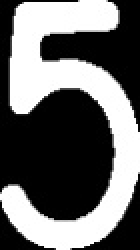
#> input picture Five.jpg, 70 x 125 px (shown 2 times larger)
$ python -i Cards.py   (imports and definitions only)
#> lines starting #> are read from the running program, lines starting #| are printed output that depends on the picture; after the words box and inside, x2 and y2 are one past the last pixel; in counts of white or black regions, pixels touching at a corner belong together
#> further down, picture is the input picture: shape (125, 70, 3); min 0, max 255, mean 107.6
############## Playing Card Detector Functions ###############
#
# Author: Evan Juras
# Date: 9/5/17
# Description: Functions and classes for CardDetector.py that perform
# various steps of the card detection algorithm


# Import necessary packages
import numpy as np
import cv2
import time

### Constants ###

# Adaptive threshold levels
BKG_THRESH = 60
CARD_THRESH = 30

# Width and height of card corner, where rank and suit are
CORNER_WIDTH = 32
CORNER_HEIGHT = 84

# Dimensions of rank train images
RANK_WIDTH = 70
RANK_HEIGHT = 125

# Dimensions of suit train images
SUIT_WIDTH = 70
SUIT_HEIGHT = 100

RANK_DIFF_MAX = 2000
SUIT_DIFF_MAX = 700

CARD_MAX_AREA = 120000
CARD_MIN_AREA = 25000

font = cv2.FONT_HERSHEY_SIMPLEX

# New GameStats class for tracking running count
class GameStats:
    """A class to keep track of game statistics, including the running count."""
    def __init__(self):
        self.running_count = 0

    # [6 lines left out: function update_running_count, not called in this run]

# Instance of GameStats to be used globally
game_stats = GameStats()

### Structures to hold query card and train card information ###

class Query_card:
    """Structure to store information about query cards in the camera image."""

    # [12 lines left out: function __init__, not called in this run]

class Train_ranks:
    """Structure to store information about train rank images."""

# [37 lines left out: function match_card, not called in this run]

class Train_suits:
    """Structure to store information about train suit images."""

    def __init__(self):
        self.img = [] # Thresholded, sized suit image loaded from hard drive
        self.name = "Placeholder"

### Functions ###
# [32 lines left out: functions load_ranks, load_suits, not called in this run]

def preprocess_image(image):
    """Returns a grayed, blurred, and adaptively thresholded camera image."""

    gray = cv2.cvtColor(image,cv2.COLOR_BGR2GRAY)
    blur = cv2.GaussianBlur(gray,(5,5),0)
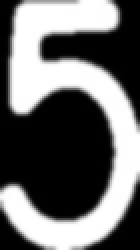
#> blur: shape (125, 70) (shown 2 times larger); min 0, max 255, mean 108.2

    # The best threshold level depends on the ambient lighting conditions.
    # For bright lighting, a high threshold must be used to isolate the cards
    # from the background. For dim lighting, a low threshold must be used.
    # To make the card detector independent of lighting conditions, the
    # following adaptive threshold method is used.
    #
    # A background pixel in the center top of the image is sampled to determine
    # its intensity. The adaptive threshold is set at 50 (THRESH_ADDER) higher
    # than that. This allows the threshold to adapt to the lighting conditions.
    img_w, img_h = np.shape(image)[:2]
#> img_w = 125; img_h = 70
    bkg_level = gray[int(img_h/100)][int(img_w/2)]
#> bkg_level = 0
    thresh_level = bkg_level + BKG_THRESH
#> thresh_level = 60

    retval, thresh = cv2.threshold(blur,thresh_level,255,cv2.THRESH_BINARY)
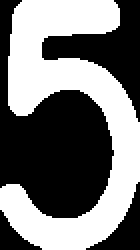
#> thresh: shape (125, 70) (shown 2 times larger); 46.8% white; 1 white region, box (x1, y1, x2, y2) and area: (0, 0, 70, 125) 4094
#> retval = 60

    return thresh

# [280 lines left out: functions find_cards, preprocess_card, match_card, draw_results, flattener, not called in this run]

>>> import cv2
>>> picture = cv2.imread('Five.jpg')
>>> result = preprocess_image(picture)

$ run again, on Eight.jpg
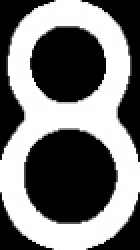
#> input picture Eight.jpg, 70 x 125 px (shown 2 times larger)
#> picture is the input picture: shape (125, 70, 3); min 0, max 255, mean 118.8
#> in preprocess_image, `blur = cv2.GaussianBlur(gray,(5,5),0)`:
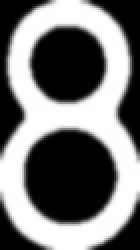
#> blur: shape (125, 70) (shown 2 times larger); min 0, max 255, mean 119.1
#> bkg_level = 0
#> thresh_level = 60
#> in preprocess_image, `retval, thresh = cv2.threshold(blur,thresh_level,255,cv2.THRESH_BINARY)`:
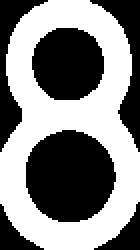
#> thresh: shape (125, 70) (shown 2 times larger); 51.8% white; 6 black regions, box (x1, y1, x2, y2) and area: (13, 65, 58, 111) 1625, (16, 14, 52, 50) 1047, (45, 0, 70, 76) 590, (0, 0, 24, 76) 544, (47, 101, 70, 125) 212, (0, 102, 22, 125) 199

$ run again, on King.jpg
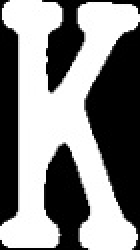
#> input picture King.jpg, 70 x 125 px (shown 2 times larger)
#> picture is the input picture: shape (125, 70, 3); min 0, max 255, mean 134.4
#> in preprocess_image, `blur = cv2.GaussianBlur(gray,(5,5),0)`:
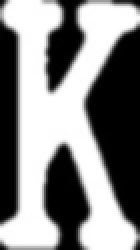
#> blur: shape (125, 70) (shown 2 times larger); min 0, max 255, mean 135.1
#> bkg_level = 0
#> thresh_level = 60
#> in preprocess_image, `retval, thresh = cv2.threshold(blur,thresh_level,255,cv2.THRESH_BINARY)`:
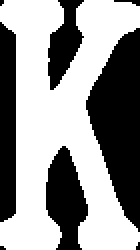
#> thresh: shape (125, 70) (shown 2 times larger); 58.4% white; 8 black regions (4 under 20 px), largest, box (x1, y1, x2, y2) and area: (43, 14, 70, 116) 1687, (0, 11, 8, 111) 762, (23, 73, 44, 125) 708, (24, 0, 42, 45) 448

$ run again, on Nine.jpg
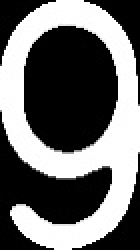
#> input picture Nine.jpg, 70 x 125 px (shown 2 times larger)
#> picture is the input picture: shape (125, 70, 3); min 0, max 255, mean 109.7
#> in preprocess_image, `blur = cv2.GaussianBlur(gray,(5,5),0)`:
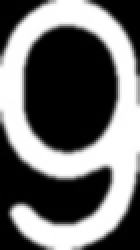
#> blur: shape (125, 70) (shown 2 times larger); min 0, max 255, mean 110.2
#> bkg_level = 0
#> thresh_level = 60
#> in preprocess_image, `retval, thresh = cv2.threshold(blur,thresh_level,255,cv2.THRESH_BINARY)`:
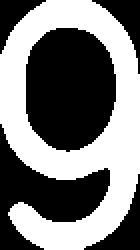
#> thresh: shape (125, 70) (shown 2 times larger); 48.1% white; 1 white region, box (x1, y1, x2, y2) and area: (0, 0, 70, 125) 4209
